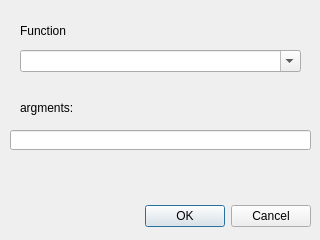
<?xml version="1.0" encoding="UTF-8"?>
<ui version="4.0">
 <class>RunFuncDialog</class>
 <widget class="QDialog" name="RunFuncDialog">
  <property name="geometry">
   <rect>
    <x>0</x>
    <y>0</y>
    <width>320</width>
    <height>240</height>
   </rect>
  </property>
  <property name="windowTitle">
   <string>Dialog</string>
  </property>
  <widget class="QDialogButtonBox" name="buttonBox">
   <property name="geometry">
    <rect>
     <x>10</x>
     <y>200</y>
     <width>301</width>
     <height>32</height>
    </rect>
   </property>
   <property name="orientation">
    <enum>Qt::Horizontal</enum>
   </property>
   <property name="standardButtons">
    <set>QDialogButtonBox::Cancel|QDialogButtonBox::Ok</set>
   </property>
  </widget>
  <widget class="QLineEdit" name="editArgs">
   <property name="geometry">
    <rect>
     <x>10</x>
     <y>130</y>
     <width>301</width>
     <height>20</height>
    </rect>
   </property>
  </widget>
  <widget class="QLabel" name="label">
   <property name="geometry">
    <rect>
     <x>20</x>
     <y>20</y>
     <width>61</width>
     <height>21</height>
    </rect>
   </property>
   <property name="text">
    <string>Function</string>
   </property>
  </widget>
  <widget class="QLabel" name="label_2">
   <property name="geometry">
    <rect>
     <x>20</x>
     <y>100</y>
     <width>71</width>
     <height>16</height>
    </rect>
   </property>
   <property name="text">
    <string>argments:</string>
   </property>
  </widget>
  <widget class="QComboBox" name="comboFunc">
   <property name="geometry">
    <rect>
     <x>20</x>
     <y>50</y>
     <width>281</width>
     <height>22</height>
    </rect>
   </property>
   <property name="editable">
    <bool>true</bool>
   </property>
  </widget>
 </widget>
 <resources/>
 <connections>
  <connection>
   <sender>buttonBox</sender>
   <signal>accepted()</signal>
   <receiver>RunFuncDialog</receiver>
   <slot>accept()</slot>
   <hints>
    <hint type="sourcelabel">
     <x>248</x>
     <y>254</y>
    </hint>
    <hint type="destinationlabel">
     <x>157</x>
     <y>274</y>
    </hint>
   </hints>
  </connection>
  <connection>
   <sender>buttonBox</sender>
   <signal>rejected()</signal>
   <receiver>RunFuncDialog</receiver>
   <slot>reject()</slot>
   <hints>
    <hint type="sourcelabel">
     <x>316</x>
     <y>260</y>
    </hint>
    <hint type="destinationlabel">
     <x>286</x>
     <y>274</y>
    </hint>
   </hints>
  </connection>
 </connections>
</ui>
